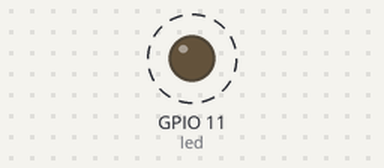
A program run on a simulated Raspberry Pi (BCM pin numbers). On the bench: output pins drawn as LEDs (lit = HIGH). Dashed ring = blinking. Web requests get an empty 200 reply after 0.4 s.

Above: at 0.2 s.
Timing chart, 0 to 5.5 s (numbered marks = the images above):
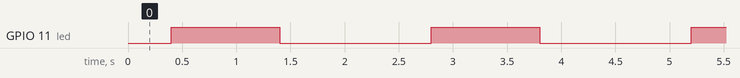

Measured:
- by itself, GPIO 11 (led): alternates HIGH for 1.0 s and LOW for 1.4 s

The program:

internet_LED.py
```python
#!/usr/bin/env python3
# LED light to indicate internet access
from urllib.request import urlopen, URLError
from gpiozero import LED
from time import sleep


def internet_on():
    try:
        urlopen('http://216.58.192.142', timeout=1)
        return True
    except URLError as err:
        return False

if __name__ == "__main__":

    led = LED(11)

    while True:
        test = internet_on()
        if (test == False):
            pass
        else:
            led.on()
            sleep(1)
            led.off()
            sleep(1)
```
